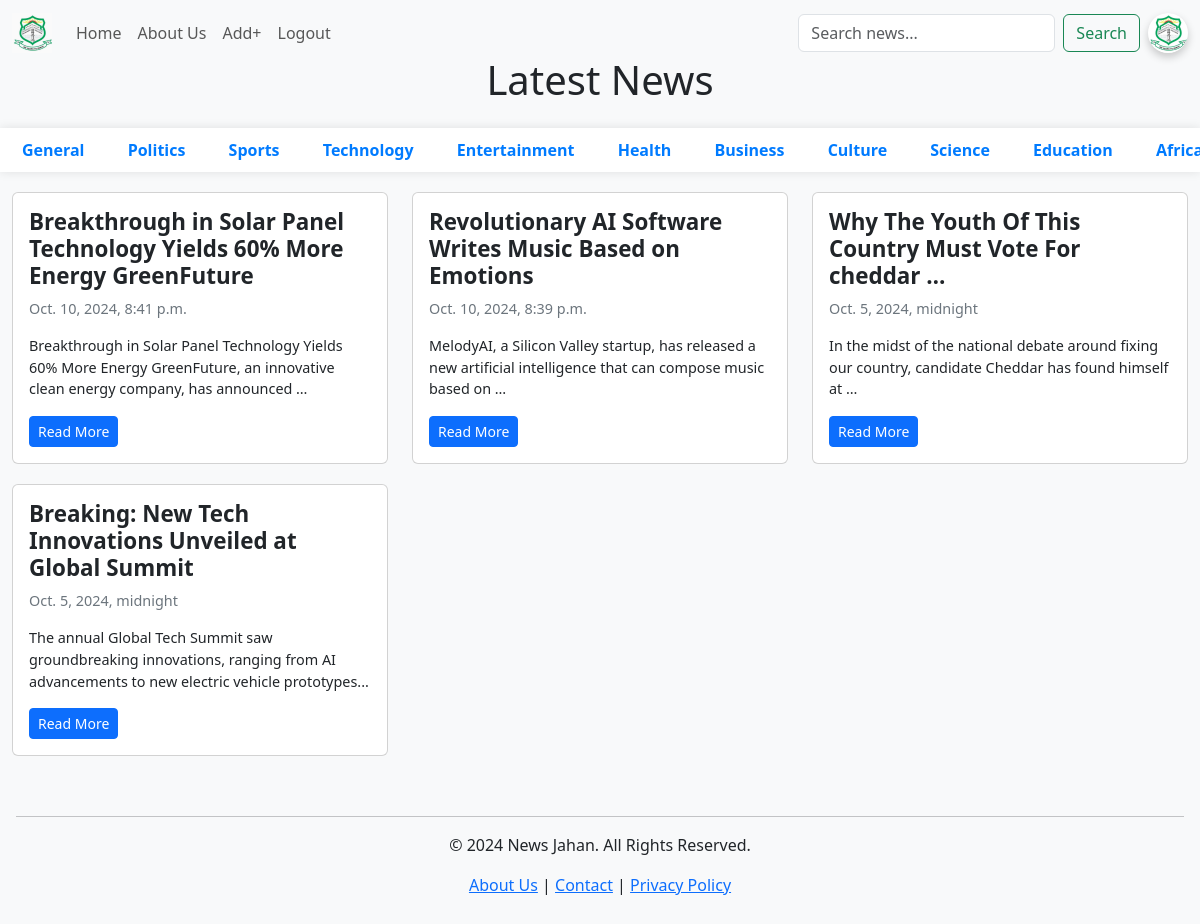
The app's page /jahan/search/Politics/ (signed in), older data.
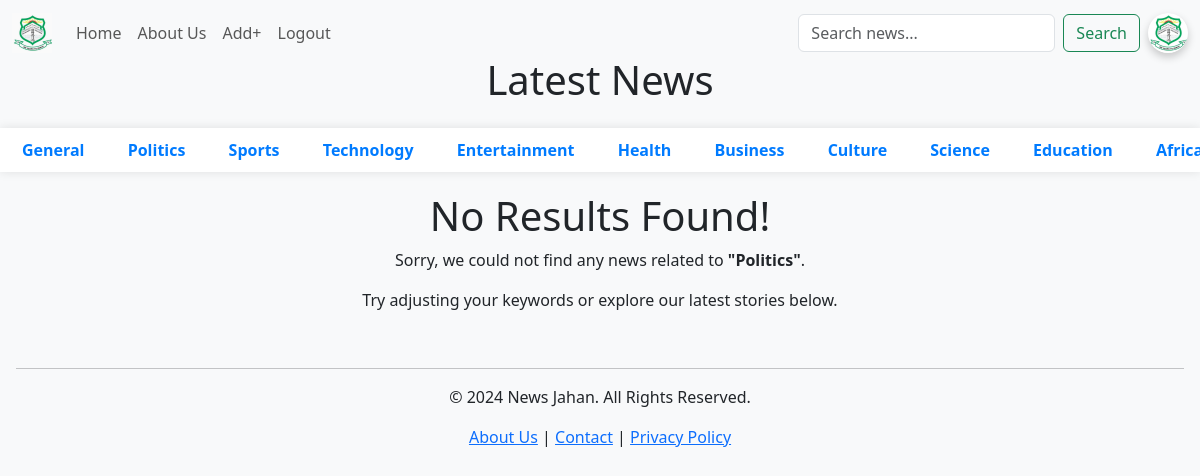
The same page, newer data.
### jahan_news_portal/models.py (models this page shows, shortened)
class NewsModel(models.Model):
    title = models.CharField(max_length=150)
    category = models.CharField(max_length=70)
    body = models.TextField()
    comments = models.PositiveIntegerField()
    approved = models.BooleanField(default=False)
    date = models.DateTimeField(auto_now_add=True)

### jahan_news_portal/views.py (the view, shortened to what this page needs)
# urls.py: path("search/<str:category>/",views.Search.as_view(),name="search"),
class Search(View):
    template_name = "index.html"
    def get(self,request,*args,**kwargs):
        category = self.kwargs.get("category")
        news = NewsModel.objects.filter(category=category)
        return render(request,self.template_name,{"news":news,"category":category})

### templates/index.html (shortened to what this page needs)
<!doctype html>
{% load static %} {% load humanize %}
<html lang="en">
    <head>
        <link rel="stylesheet" href="{% static 'css/index.css' %}" />
        <link rel="stylesheet" href="{% static 'css/bootstrap.min.css' %}" />
        <link rel="stylesheet" href="{% static 'icon/bootstrap-icons.css' %}" />
        <link
            rel="stylesheet"
            href="https://cdnjs.cloudflare.com/ajax/libs/font-awesome/6.0.0-beta3/css/all.min.css"
        />
    </head>
    <body class="bg-body-tertiary">
        <header>
            {% block header %}
            <nav class="navbar navbar-expand-md bg-body-tertiary">
                <div class="container-fluid">
                    <a class="navbar-brand" href="{% url 'home' %}">
                        <img
                            class="logo"
                            src="{% static 'images/logo.jpeg' %}"
                            alt=""
                        />
                    </a>
                    <div
                        class="collapse navbar-collapse"
                        id="navbarSupportedContent"
                    >
                        <ul class="navbar-nav me-auto mb-2 mb-lg-0">
                            <li class="nav-item">
                                <a
                                    class="nav-link nav-links"
                                    href="{% url 'home' %}"
                                    >Home</a
                                >
                            </li>
                            <li class="nav-item">
                                <a class="nav-link" href="#">About Us</a>
                            </li>
                            {% if request.user.is_staff %}
                            <li class="nav-item">
                                <a
                                    class="nav-link"
                                    href="{% url 'createnews' %}"
                                    >Add+</a
                                >
                            </li>
                            {% endif %}
                            <li class="nav-item">
                                {% if request.user.is_authenticated %}
                                <a
                                    href="{% url 'account_logout' %}"
                                    class="nav-link"
                                    >Logout</a
                                >
                                {%else%}
                                <a
                                    href="{% url 'account_login' %}"
                                    class="nav-link"
                                    >Login</a
                                >
                                {%endif%}
                            </li>
                        </ul>
                        <form
                            class="d-flex me-2"
                            method="POST"
                            action="{% url 'search' 'searchresult' %}"
                            role="search"
                        >
                            <input
                                class="form-control me-2"
                                name="input"
                                type="search"
                                placeholder="Search news..."
                                aria-label="Search"
                            />
                            <button
                                class="btn btn-outline-success"
                                type="submit"
                            >
                                Search
                            </button>
                        </form>
                        {% if request.user.is_authenticated %}
                        <small class="profile-container">
                            <a href="{% url 'profile' %}">
                                <img
                                src="{% if profile.image %}{{profile.image.url}}{% else %}{% static 'images/logo.jpeg' %}{% endif %}"
                                    alt="Profile Picture"
                                    class="profile-picture"
                                />
                            </a>
                        </small>
                        {% endif %}
                    </div>
                </div>
            </nav>
            {% endblock header %}
        </header>
        <main>
            {% block content %}
            <div class="container-fluid">
                <h1 class="text-center pt-3 mb-4">Latest News</h1>
                <div class="row text-center horizontal-categories d-block">
                    <a href="{% url 'home'%}">General</a>
                    <a href="{% url 'search' 'Politics' %}">Politics</a>
                    <a href="{% url 'search' 'Sports' %}">Sports</a>
                    <a href="{% url 'search' 'Technology' %}">Technology</a>
                    <a href="{% url 'search' 'Entertainment' %}"
                        >Entertainment</a
                    >
                    <a href="{% url 'search' 'Health' %}">Health</a>
                    <a href="{% url 'search' 'Business' %}">Business</a>
                    <a href="{% url 'search' 'Culture' %}">Culture</a>
                    <a href="{% url 'search' 'Science' %}">Science</a>
                    <a href="{% url 'search' 'Education' %}">Education</a>
                    <a href="{% url 'search' 'Africa' %}">Africa</a>
                </div>
                <div class="row">
                    {% if news %} {% for news in news reversed %}
                    <div class="col-md-6 col-xl-4">
                        <div class="card news-card">
                            <div class="card-body">
                                <h5 class="news-title">
                                    <a
                                        href="{% url 'readnews' news.id  news.title %}"
                                        class="text-dark"
                                        >{{news.title|truncatewords:10}}</a
                                    >
                                </h5>
                                <p class="news-date">{{news.date}}</p>
                                <p class="news-body">
                                    {{news.body|truncatewords:17}}
                                </p>
                                <a
                                    href="{% url 'readnews' news.id news.title %}"
                                    class="btn btn-primary btn-sm"
                                    >Read More</a
                                >
                            </div>
                        </div>
                    </div>
                    {% endfor%} {% else %}
                    <div class="text-center no-news">
                        <h1>No Results Found!</h1>
                        <p>
                            Sorry, we could not find any news related to
                            <strong>"{{category}}"</strong>.
                        </p>
                        <p>
                            Try adjusting your keywords or explore our latest
                            stories below.
                        </p>
                    </div>
                    {% endif%}
                </div>
            </div>
            {% endblock content%}
        </main>
        <footer class="bg-tertiary text-dark mt-2 p-3 text-center">
            <hr />
            <div class="container">
                <p>&copy; 2024 News Jahan. All Rights Reserved.</p>
                <p>
                    <a href="/about">About Us</a> |
                    <a href="/contact">Contact</a> |
                    <a href="/privacy-policy">Privacy Policy</a>
                </p>
            </div>
        </footer>
    </body>
</html>

### static/css/index.css (style rules this page uses)
* { box-sizing: border-box; margin: 0; padding: 0; }
header { position: fixed; width: 100%; left: 0; right: 0; z-index: 2; top: 0; cursor: pointer; }
.profile-picture { width: 100%; height: auto; border-radius: 50%; object-fit: cover; }
.profile-container { width: 40px; height: 40px; border-radius: 50%; overflow: hidden; box-shadow: 0px 4px 8px rgba(0, 0, 0, 0.2); background-color: #f5f5f5; }
.logo { width: 40px; filter: brightness(98%); }
header, main, footer { max-width: 1300px; margin: auto; }
main { margin-top: 40px; }
.horizontal-categories { display: flex; overflow-x: auto; white-space: nowrap; padding: 10px; background-color: #fff; box-shadow: 0 0 10px rgba(0, 0, 0, 0.1); margin-bottom: 20px; }
.horizontal-categories a { margin-right: 15px; text-decoration: none; color: #007bff; font-weight: bold; }
.no-news { max-height: 100vh; }

Row changes from the older to the newer data that the page shows:
removed NewsModel: title "Breakthrough in Solar Panel Technology Yields 60% More Energy GreenFuture", date "Oct. 10, 2024, 8:41 p.m.", body "Breakthrough in Solar Panel Technology Yields 60% More Energy GreenFuture, an innovative clean energy company, has announced …"
removed NewsModel: title "Revolutionary AI Software Writes Music Based on Emotions", date "Oct. 10, 2024, 8:39 p.m.", body "MelodyAI, a Silicon Valley startup, has released a new artificial intelligence that can compose music based on …"
removed NewsModel: title "Why The Youth Of This Country Must Vote For cheddar …", date "Oct. 5, 2024, midnight", body "In the midst of the national debate around fixing our country, candidate Cheddar has found himself at …"
removed NewsModel: title "Breaking: New Tech Innovations Unveiled at Global Summit", date "Oct. 5, 2024, midnight", body "The annual Global Tech Summit saw groundbreaking innovations, ranging from AI advancements to new electric vehicle prototypes..."
Text that changed along with them:
{{ category }}: (not shown) → "Politics"
text now shown: "No Results Found! Sorry, we could not find any news related to \" \" . Try adjusting your keywords or explore our latest stories below."
